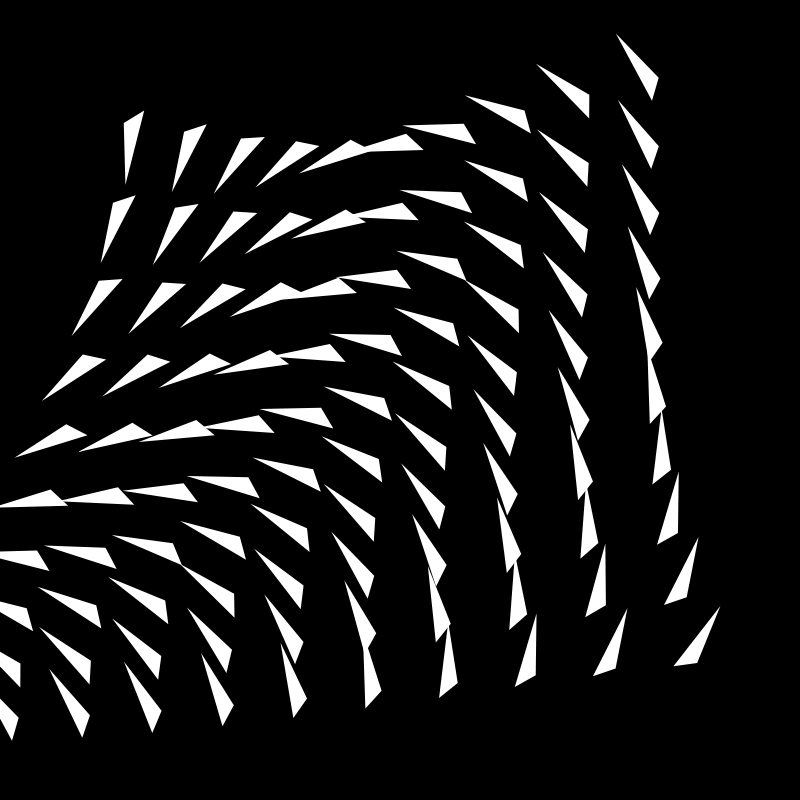
Frame 1 (no input)
Frame 60 (no input): identical to frame 1, image omitted
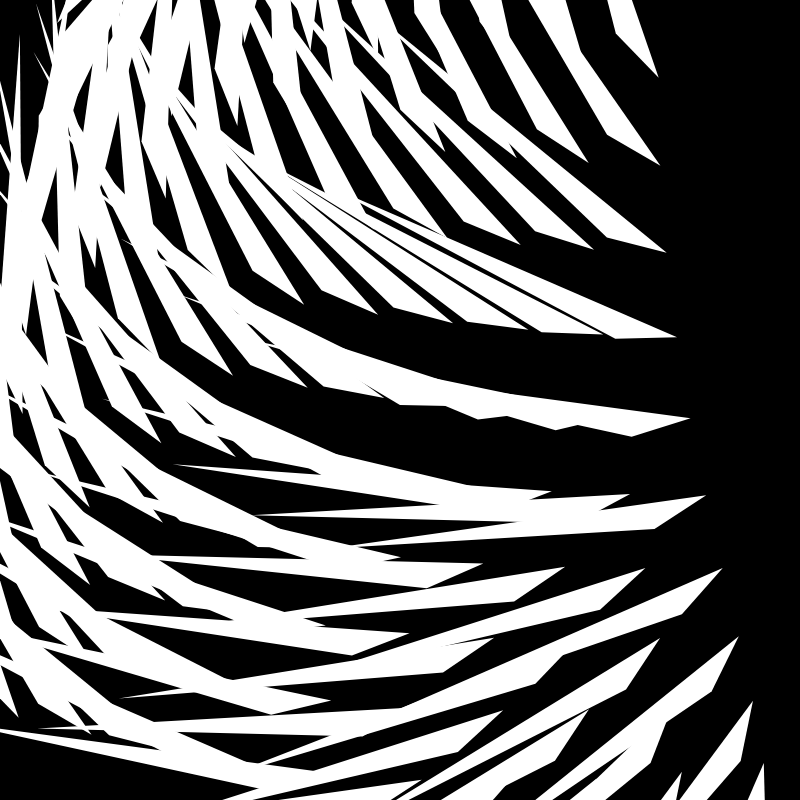
Frame 120 (the mouse pressed at the canvas centre since frame 60)

The p5.js sketch that drew these frames (run headless with seeded random() and noise() and a simulated clock; from frame 60 on, the mouse is pressed at the canvas centre):

// p5.js sketch
// ── sketch.js
function setup() {
  createCanvas(800, 800);

  noCursor();
  
}

function draw() {
  background(0);


  let numX = 10;
  let numY = 10;

  let m = 80;
  let spx = (width - 2 * m) / (numX - 1);
  let spy = (height - 2 * m) / (numY - 1);

  

  for (let y = 0; y < numY; y++) {
    for (let x = 0; x < numX; x++) {


      let d = dist(mouseX * 2, mouseY * 2, m + x * spx, m + y * spy);

      let r = map(d, 0, width, 0, PI);


      push();
      
      translate(m + x * spx, m + y * spy);
      rotate(r);

    

      fill(255);
      noStroke();
      triangle(spx, mouseX, 58, 20, 86, 75);
      pop();


    }
  }
}
